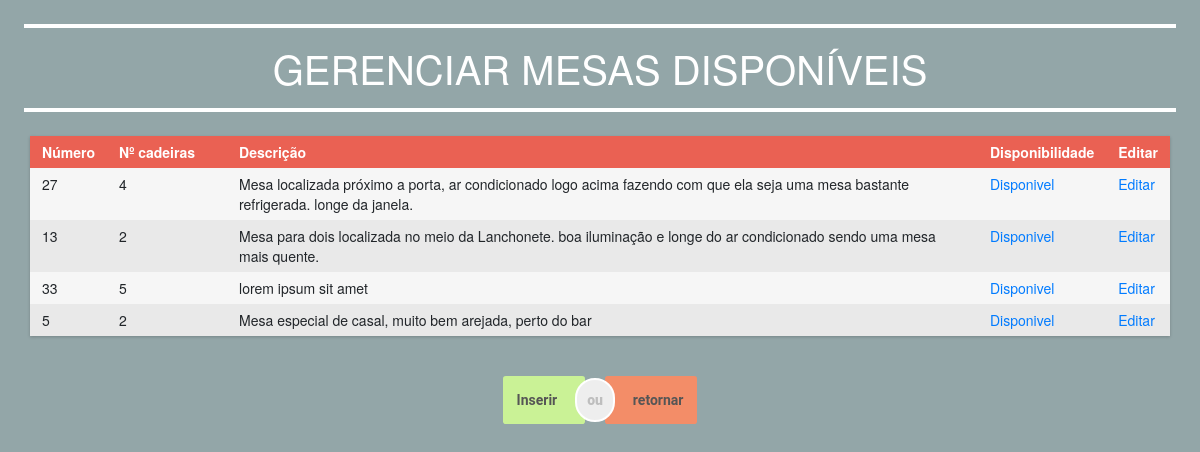
Page /Front/gerencia-mesa.php (signed in) on the committed database.
### tables this page shows
CREATE TABLE `mesa` (
  `id_mesa` int(11) NOT NULL,
  `cd_numero_mesa` int(11) NOT NULL,
  `qt_cadeira_mesa` int(11) NOT NULL,
  `ds_mesa` longtext NOT NULL,
  `disponibilidade` int(11) NOT NULL
);

### Back/chamadas.php (called while the page is built, shortened)
<?php
Class Chamadas{
    function verListaMesa(){
        require_once('classes.php');
        $lanchonete = new Lanchonete();
        $mesas = $lanchonete->verListaMesa();
        return $mesas;
    }
}
?>

### Back/conexao.php (called while the page is built, shortened)
<?php
class Conexao{
    public $servername = "127.0.0.1";
    public $username = "root";
    public $password = "";
    public $dbname = "id10939434_lancheonnet";
    function connectToDatabase(){
        $conn = new mysqli($this->servername, $this->username, $this->password, $this->dbname);
        mysqli_set_charset($conn, 'utf8');
        return $conn;
    }
    function selectAllMesa(){
        $sql = "SELECT * FROM MESA";
        $conn = $this->connectToDatabase();
        if($stmt = $conn->prepare($sql)){
            if($stmt->execute()){
            } else{
            }
        } else{
        }
        $result = $stmt->get_result();
        if($result->num_rows){
            $mesas = array();
            while($row = $result->fetch_assoc()){
                $mesas[$row['id_mesa']]['id'] = $row['id_mesa'];
                $mesas[$row['id_mesa']]['numero'] = $row['cd_numero_mesa'];
                $mesas[$row['id_mesa']]['cadeira'] = $row['qt_cadeira_mesa'];
                $mesas[$row['id_mesa']]['descricao'] = $row['ds_mesa'];
                $mesas[$row['id_mesa']]['disponibilidade'] = $row['disponibilidade'];
            }
            return $mesas;
        }
    }
}
?>

### Back/classes.php (called while the page is built, shortened)
<?php
require_once('conexao.php');
class Lanchonete{
    function verListaMesa(){
        $conexao = new Conexao();
        $mesas = $conexao->selectAllMesa();
        return $mesas;
    }
}
?>

### Front/gerencia-mesa.php (the view, shortened to what this page needs)
<?php session_start();
include('header-adm.php');
include('./../Back/chamadas.php');
$base = new Chamadas();
$mesas = $base->verListaMesa();
?>
<section style="margin: 2%;">
	<hr style="border:white 2px solid;">
		<h1 style="text-align: center; color: white;"> GERENCIAR MESAS DISPONÍVEIS </h1>
	<hr style="border:white 2px solid;">
</section>
<section>
	<div class="container">
		<div class="row">
			<div class="table tableMesa">
			    <div class="row header">
			      <div class="cell">
			        Número
			      </div>
			      <div class="cell" style="width: 120px;">
			        Nº cadeiras
			      </div>
			      <div class="cell">
			        Descrição
			      </div>
			      <div class="cell">
			        Disponibilidade
			      </div>
			      <div class="cell atualizar">
			        Editar
			      </div>
			    </div>
			<?php foreach ($mesas as $mesa) { ?>
				<div class="row">
			      <div class="cell" >
			        <span id="<?php echo 'numero-'.$mesa['id'] ?>"><?php echo $mesa['numero']; ?></span>
			      </div>
			      <div class="cell" >
			        <span id="<?php echo 'cadeira-'.$mesa['id'] ?>"><?php echo $mesa['cadeira']; ?></span>
			      </div>
			      <div class="cell" >
			        <span id="<?php echo 'desc-'.$mesa['id'] ?>"><?php echo $mesa['descricao']; ?></span>
			      </div>
			      <div class="cell">
			      	<a href="#" class="desativarMesa" data-id='<?php echo $mesa['id'];?>' data-ativo='<?php echo ($mesa['disponibilidade']==1) ? 0 : 1;  ?>' >
			      		<?php echo ($mesa['disponibilidade']==1) ? 'Disponivel' : 'Indisponivel';  ?>
			      	</a>
			      </div>
			      <div class="cell">
			      	<a href="#" class="atualizar" data-id='<?php echo $mesa['id'];?>' > Editar </a>
			      </div>
			    </div>
			<?php } ?>
			</div>
			<div style="margin: 0 auto;">
					<button class="yes-button blur-hover btn-acao inserir" data-item="prato">Inserir</button>
					<button class="or-button rectangalize-hover btn-acao">ou</button>
					<button class="no-button blur-hover btn-acao retornar"> retornar</button>
			</div>
		</div>
	</div>
</section>

### Front/style.css (style rules this page uses)
body, html { height: 100%; margin: 0; }
* { box-sizing: border-box; }
body { font-family: "Helvetica Neue", Helvetica, Arial; font-size: 14px; line-height: 20px; font-weight: 400; color: #3b3b3b; -webkit-font-smoothing: antialiased; font-smoothing: antialiased; background: #2b2b2b; }
.table { margin: 0 0 40px 0; width: 100%; box-shadow: 0 1px 3px rgba(0, 0, 0, 0.2); display: table; }
.table .row { display: table-row; background: #f6f6f6; }
.table .row:nth-of-type(odd) { background: #e9e9e9; }
.row.header { font-weight: 900; color: #ffffff; background: #ea6153!important; }
.cell { padding: 6px 12px; display: table-cell; }
.btn-acao { padding: 1em; border-radius: .2em; outline: none; background-color: #EEE; border: none; color: #555; font-weight: 700; font-family: 'Roboto', sans-serif; cursor: pointer; transition: .2s; box-shadow: 0em 0em 3em rgba(0,0,0,0); }
.yes-button { background-color: rgb(202, 242, 150); text-align: left; padding-right: 2em; z-index: 1; position: relative; }
.or-button { background: #eee; text-align: center; padding: 10px; border-radius: 33px; border: .2em solid #fff; margin: -1em; cursor: default; font-weight: 800; color: rgba(0,0,0,0.2); z-index: 2; position: relative; }
.no-button { background-color: rgb(243, 141, 104); text-align: right; padding-left: 2em; z-index: 1; position: relative; }

### Front/gerencia-mesa.php (style rules this page uses)
body { background-color: #93a6a8; }

### rows in the picture
mesa: cd_numero_mesa "27", qt_cadeira_mesa "4", ds_mesa "Mesa localizada próximo a porta, ar condicionado logo acima fazendo com que ela seja uma mesa bastante refrigerada. longe da janela.", disponibilidade "Disponivel"
mesa: cd_numero_mesa "13", qt_cadeira_mesa "2", ds_mesa "Mesa para dois localizada no meio da Lanchonete. boa iluminação e longe do ar condicionado sendo uma mesa mais quente.", disponibilidade "Disponivel"
mesa: cd_numero_mesa "33", qt_cadeira_mesa "5", ds_mesa "lorem ipsum sit amet", disponibilidade "Disponivel"
mesa: cd_numero_mesa "5", qt_cadeira_mesa "2", ds_mesa "Mesa especial de casal, muito bem arejada, perto do bar", disponibilidade "Disponivel"
